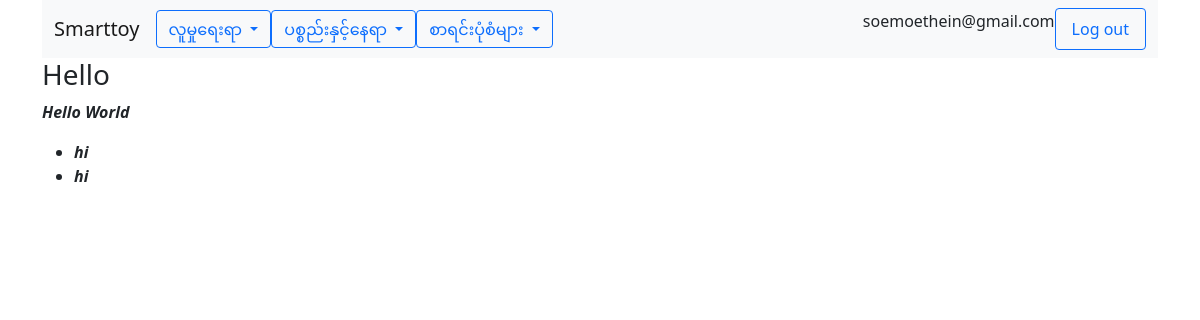
/ (signed in), run on the app's committed database.
### tables this page shows
CREATE TABLE `users` (
  `id` int(10) NOT NULL,
  `email` varchar(100) NOT NULL,
  `password` varchar(100) NOT NULL,
  `phone` varchar(25) NOT NULL,
  `address` varchar(250) NOT NULL,
  `com_id` int(10) NOT NULL,
  `role` varchar(25) NOT NULL
);

CREATE TABLE `companies` (
  `id` int(10) NOT NULL,
  `name` varchar(100) NOT NULL,
  `phone` varchar(15) NOT NULL,
  `address` varchar(250) NOT NULL
);

CREATE TABLE `posts` (
  `id` int(10) NOT NULL,
  `title` varchar(100) NOT NULL,
  `body` text NOT NULL,
  `com_id` int(10) NOT NULL
);

### app/functions.php (called while the page is built, shortened)
<?php
function view($name, $model= ''){
    require(APP_PATH . "views/layout.view.php");
}
function is_user_authenticated() {
    return isset($_SESSION['email']);
}
function get_user() {
    $user = UserData::get_user_by_email($_SESSION['email']);
    return $user;
}
function get_company_id() {
    $user = UserData::get_user_by_email($_SESSION['email']);
    return $user->com_id;
}
function get_company_name() {
    return CompanyData::get_company_by_id(get_company_id())->name;
}
?>

### index.php (called while the page is built, shortened)
<?php
    $view_bag =[];
    $com_id = CompanyData::get_company_by_name("MMSoftHelp")->id;
    $posts = PostData::get_posts($com_id);
    $title = $posts[0] -> title;
    $body = $posts[0] -> body;
    $view_bag += ['title' => $title];
    $view_bag += ['body' => $body];
    view('detail');
?>

### app/company/mysqlcompanyprovider.class.php (called while the page is built, shortened)
<?php
class MySqlCompanyProvider extends CompanyProvider{
    public function get_company_by_id($com_id){
        $db = $this -> connect();
        $sql = 'SELECT * FROM companies WHERE id = :id';
        $smt = $db->prepare($sql);
        $smt -> execute([
            ':id' => $com_id,
        ]);
        $data = $smt->fetchAll(PDO::FETCH_CLASS,'Company');
        return $data[0];
    }
    private function connect(){
        try{
            return new PDO($this->source, CONFIG['db_user'], CONFIG['db_password']);
        }catch(PDOException $e){
            return null;
        }
    }
}
?>

### app/user/mysqluserprovider.class.php (called while the page is built, shortened)
<?php
class MySqlUserProvider extends UserProvider{
    public function get_user_by_email($email){
        $db = $this -> connect();
        $sql = 'SELECT * FROM users WHERE email = :email';
        $smt = $db->prepare($sql);
        $smt -> execute([
            ':email' => $email,
        ]);
        $data = $smt->fetchAll(PDO::FETCH_CLASS,'User');
        return $data[0];
    }
    private function connect(){
        try{
            return new PDO($this->source, CONFIG['db_user'], CONFIG['db_password']);
        }catch(PDOException $e){
            return null;
        }
    }
}
?>

### app/user/userdata.class.php (called while the page is built, shortened)
<?php
class UserData{
    static private $ds;
    static public function initialize(UserProvider $data_provider){
        return self::$ds = $data_provider;
    }
    static public function get_user_by_email($email){
        return self::$ds->get_user_by_email($email);
    }
}
?>

### app/company/companydata.class.php (called while the page is built, shortened)
<?php
class CompanyData{
    static private $ds;
    static public function initialize(CompanyProvider $data_provider){
        return self::$ds = $data_provider;
    }
    static public function get_company_by_id($com_id){
        return self::$ds->get_company_by_id($com_id);
    }
}
?>

### app/post/mysqlpostprovider.class.php (called while the page is built, shortened)
<?php
class MySqlPostProvider extends PostProvider{
    public function get_posts($com_id){
        return $this -> query('SELECT * FROM posts WHERE com_id = :com_id', [
            ':com_id' => $com_id
        ]);
    }
    private function query($sql, $sql_params = []){
        $db = $this->connect();
        $query = null;
        if (empty($sql_params)){
            $query = $db->query($sql);
        }else{
            $query = $db-> prepare($sql);
            $query -> execute($sql_params);
        }
        $data = $query->fetchAll(PDO::FETCH_CLASS,'Post');
        return $data;
    }
    private function connect(){
        try{
            return new PDO($this->source, CONFIG['db_user'], CONFIG['db_password']);
        }catch(PDOException $e){
            return null;
        }
    }
}
?>

### app/post/postdata.class.php (called while the page is built, shortened)
<?php
class PostData{
    static private $ds;
    static public function initialize(PostProvider $data_provider){
        return self::$ds = $data_provider;
    }
    static public function get_posts($com_id){
        return self::$ds->get_posts($com_id);
    }
}
?>

### views/layout.view.php (the view, shortened to what this page needs)
<!DOCTYPE html>
<html lang="en">
  <head>
    <link href="https://cdn.jsdelivr.net/npm/bootstrap@5.0.2/dist/css/bootstrap.min.css" rel="stylesheet">
  </head>
  <body>
    <div class="container">
      <?php
      if (is_user_authenticated()){
      ?>
<nav class="navbar navbar-expand-lg navbar-light bg-light">
  <div class="container-fluid">
    <a class="navbar-brand" href="../company"><?= get_company_name(); ?></a>
    <div class="collapse navbar-collapse" id="navbarSupportedContent">
      <ul class="navbar-nav me-auto mb-2 mb-lg-0">
<div class="dropdown">
  <button class="btn btn-outline-primary dropdown-toggle" type="button" id="dropdownMenuButton1" data-bs-toggle="dropdown" aria-expanded="false">
    <?php echo people_menu; ?>
  </button>
</div>
<div class="dropdown">
  <button class="btn btn-outline-primary dropdown-toggle" type="button" id="dropdownMenuButton1" data-bs-toggle="dropdown" aria-expanded="false">
    <?php echo item_location_menu; ?>
  </button>
</div>
<div class="dropdown">
  <button class="btn btn-outline-primary dropdown-toggle" type="button" id="dropdownMenuButton1" data-bs-toggle="dropdown" aria-expanded="false">
    <?php echo forms; ?>
  </button>
</div>
      </ul>
      <?php
      }
      ?>
      <?php
      if (is_user_authenticated()){
      ?>
      <p><?= get_user()->email; ?></p>
      <a class="nav-link btn btn-outline-primary" href="../logout.php">Log out</a>
      <?php
      }
      ?>
    </div>
  </div>
</nav>
</div>
    <div class="container">
<?php require("$name.view.php");?>
    </div>
    </body>
    </html>

### views/detail.view.php
<div class="row">
        <h3><?= $view_bag['title']; ?></h3>
<?php
    $data = str_replace( '&', '&amp;', $view_bag['body'] );
?>
<div><?= $data; ?></div>
</div>

### data on the page
users: com.name "Smarttoy", email "soemoethein@gmail.com"
posts: title "Hello", body "Hello World hi hi"

### other printed values
people_menu "လူမှုရေးရာ"
item_location_menu "ပစ္စည်းနှင့်နေရာ"
forms "စာရင်းပုံစံများ"
